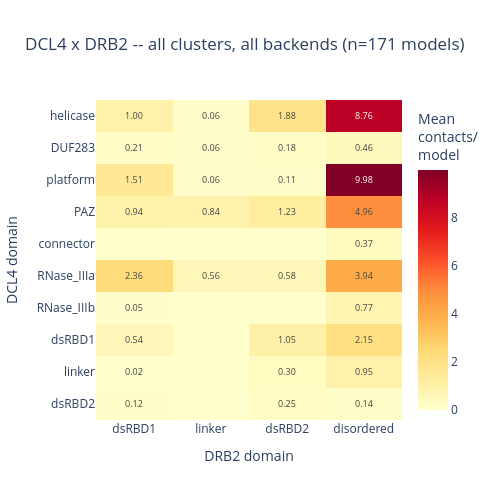
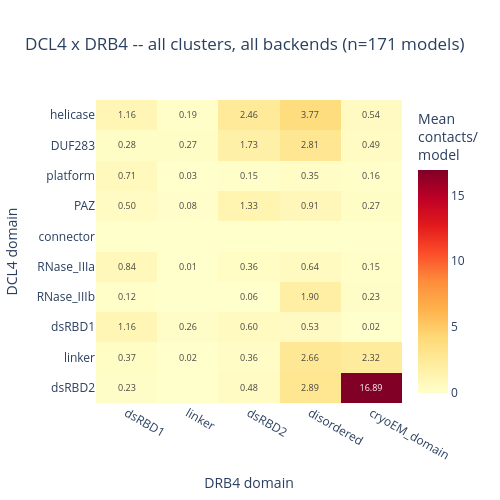
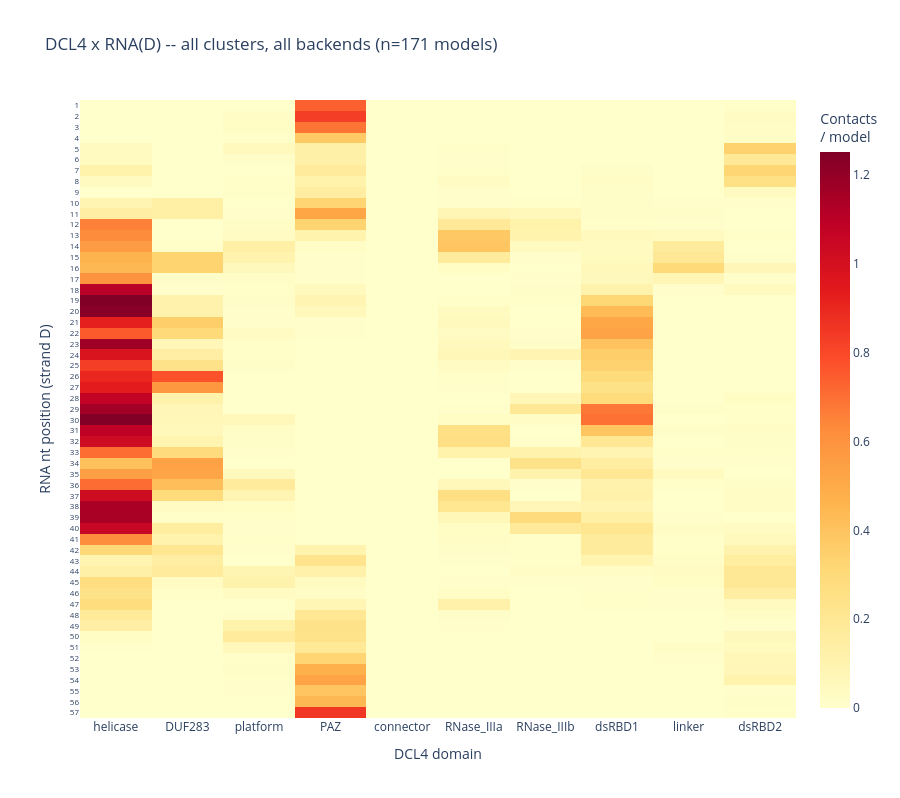
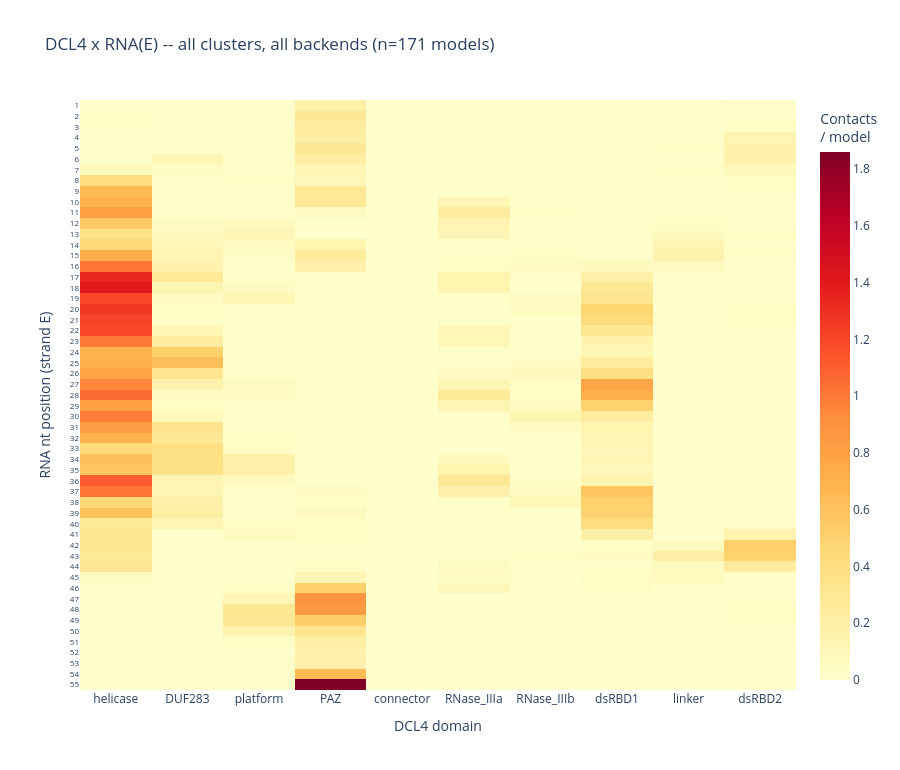

Notebook source saved alongside these figures, in order:
### Markdown cell above
## One heatmap per couple (all clusters, all backends pooled)

### Code cell
n_models_total = df.groupby(["cluster", "fname"]).ngroups
ct_all = {}
for c in COUPLES:
    ct_all[c] = couple_heatmap(
        df, c, n_models_total,
        f"DCL4 x {LIGAND_CHAIN_NAMES[c]} -- all clusters, all backends (n={n_models_total} models)",
        f"dcl4_{LIGAND_CHAIN_NAMES[c].lower()}_heatmap_pooled.html",
    )

### Figure 1 — Plotly figure (JSON) as saved in the notebook; plotly's stock layout.template omitted (floating-point values rounded to 4 significant figures)
{"data": [{"colorbar": {"title": {"text": "Mean<br>contacts/<br>model"}}, "colorscale": [[0.0, "rgb(255,255,204)"], [0.125, "rgb(255,237,160)"], [0.25, "rgb(254,217,118)"], [0.375, "rgb(254,178,76)"], [0.5, "rgb(253,141,60)"], [0.625, "rgb(252,78,42)"], [0.75, "rgb(227,26,28)"], [0.875, "rgb(189,0,38)"], [1.0, "rgb(128,0,38)"]], "hovertemplate": "DCL4 domain: %{y}<br>DRB2 domain: %{x}<br>%{z:.3f} contacts/model<extra></extra>", "text": [["1.00", "0.06", "1.88", "8.76"], ["0.21", "0.06", "0.18", "0.46"], ["1.51", "0.06", "0.11", "9.98"], ["0.94", "0.84", "1.23", "4.96"], ["", "", "", "0.37"], ["2.36", "0.56", "0.58", "3.94"], ["0.05", "", "", "0.77"], ["0.54", "", "1.05", "2.15"], ["0.02", "", "0.30", "0.95"], ["0.12", "", "0.25", "0.14"]], "textfont": {"size": 9}, "texttemplate": "%{text}", "type": "heatmap", "x": ["dsRBD1", "linker", "dsRBD2", "disordered"], "y": ["helicase", "DUF283", "platform", "PAZ", "connector", "RNase_IIIa", "RNase_IIIb", "dsRBD1", "linker", "dsRBD2"], "z": [[1.0, 0.05848, 1.877, 8.76], [0.2105, 0.05848, 0.1754, 0.462], [1.509, 0.05848, 0.1111, 9.982], [0.9357, 0.8421, 1.234, 4.965], [0.0, 0.0, 0.0, 0.3743], [2.357, 0.5614, 0.5848, 3.942], [0.05263, 0.0, 0.0, 0.7661], [0.538, 0.0, 1.047, 2.146], [0.02339, 0.0, 0.3041, 0.9474], [0.1228, 0.0, 0.2515, 0.1404]]}], "layout": {"height": 500, "title": {"text": "DCL4 x DRB2 -- all clusters, all backends (n=171 models)"}, "width": 500, "xaxis": {"title": {"text": "DRB2 domain"}}, "yaxis": {"autorange": "reversed", "title": {"text": "DCL4 domain"}}}}

### Figure 2 — Plotly figure (JSON) as saved in the notebook; plotly's stock layout.template omitted (floating-point values rounded to 4 significant figures)
{"data": [{"colorbar": {"title": {"text": "Mean<br>contacts/<br>model"}}, "colorscale": [[0.0, "rgb(255,255,204)"], [0.125, "rgb(255,237,160)"], [0.25, "rgb(254,217,118)"], [0.375, "rgb(254,178,76)"], [0.5, "rgb(253,141,60)"], [0.625, "rgb(252,78,42)"], [0.75, "rgb(227,26,28)"], [0.875, "rgb(189,0,38)"], [1.0, "rgb(128,0,38)"]], "hovertemplate": "DCL4 domain: %{y}<br>DRB4 domain: %{x}<br>%{z:.3f} contacts/model<extra></extra>", "text": [["1.16", "0.19", "2.46", "3.77", "0.54"], ["0.28", "0.27", "1.73", "2.81", "0.49"], ["0.71", "0.03", "0.15", "0.35", "0.16"], ["0.50", "0.08", "1.33", "0.91", "0.27"], ["", "", "", "", ""], ["0.84", "0.01", "0.36", "0.64", "0.15"], ["0.12", "", "0.06", "1.90", "0.23"], ["1.16", "0.26", "0.60", "0.53", "0.02"], ["0.37", "0.02", "0.36", "2.66", "2.32"], ["0.23", "", "0.48", "2.89", "16.89"]], "textfont": {"size": 9}, "texttemplate": "%{text}", "type": "heatmap", "x": ["dsRBD1", "linker", "dsRBD2", "disordered", "cryoEM_domain"], "y": ["helicase", "DUF283", "platform", "PAZ", "connector", "RNase_IIIa", "RNase_IIIb", "dsRBD1", "linker", "dsRBD2"], "z": [[1.158, 0.193, 2.456, 3.766, 0.538], [0.2807, 0.2749, 1.731, 2.807, 0.4912], [0.7135, 0.02924, 0.1462, 0.345, 0.1637], [0.5029, 0.07602, 1.333, 0.9064, 0.269], [0.0, 0.0, 0.0, 0.0, 0.0], [0.8421, 0.005848, 0.3626, 0.6433, 0.152], [0.1228, 0.0, 0.05848, 1.901, 0.2339], [1.158, 0.2632, 0.5965, 0.5322, 0.01754], [0.3684, 0.01754, 0.3567, 2.661, 2.322], [0.2281, 0.0, 0.4795, 2.895, 16.89]]}], "layout": {"height": 500, "title": {"text": "DCL4 x DRB4 -- all clusters, all backends (n=171 models)"}, "width": 500, "xaxis": {"title": {"text": "DRB4 domain"}}, "yaxis": {"autorange": "reversed", "title": {"text": "DCL4 domain"}}}}

### Figure 3 — Plotly figure (JSON) as saved in the notebook; plotly's stock layout.template omitted (floating-point values rounded to 4 significant figures; data arrays with more than 128 entries replaced by an {"elided": "..."} marker saying what was removed)
{"data": [{"colorbar": {"title": {"text": "Contacts<br>/ model"}}, "colorscale": [[0.0, "rgb(255,255,204)"], [0.125, "rgb(255,237,160)"], [0.25, "rgb(254,217,118)"], [0.375, "rgb(254,178,76)"], [0.5, "rgb(253,141,60)"], [0.625, "rgb(252,78,42)"], [0.75, "rgb(227,26,28)"], [0.875, "rgb(189,0,38)"], [1.0, "rgb(128,0,38)"]], "hovertemplate": "DCL4 domain: %{x}<br>RNA nt (strand D): %{y}<br>%{z:.3f} contacts/model<extra></extra>", "type": "heatmap", "x": ["helicase", "DUF283", "platform", "PAZ", "connector", "RNase_IIIa", "RNase_IIIb", "dsRBD1", "linker", "dsRBD2"], "y": ["1", "2", "3", "4", "5", "6", "7", "8", "9", "10", "11", "12", "13", "14", "15", "16", "17", "18", "19", "20", "21", "22", "23", "24", "25", "26", "27", "28", "29", "30", "31", "32", "33", "34", "35", "36", "37", "38", "39", "40", "41", "42", "43", "44", "45", "46", "47", "48", "49", "50", "51", "52", "53", "54", "55", "56", "57"], "z": {"elided": "57x10 float values"}}], "layout": {"height": 798, "title": {"text": "DCL4 x RNA(D) -- all clusters, all backends (n=171 models)"}, "width": 900, "xaxis": {"title": {"text": "DCL4 domain"}}, "yaxis": {"autorange": "reversed", "tickfont": {"size": 8}, "title": {"text": "RNA nt position (strand D)"}}}}

### Figure 4 — Plotly figure (JSON) as saved in the notebook; plotly's stock layout.template omitted (floating-point values rounded to 4 significant figures; data arrays with more than 128 entries replaced by an {"elided": "..."} marker saying what was removed)
{"data": [{"colorbar": {"title": {"text": "Contacts<br>/ model"}}, "colorscale": [[0.0, "rgb(255,255,204)"], [0.125, "rgb(255,237,160)"], [0.25, "rgb(254,217,118)"], [0.375, "rgb(254,178,76)"], [0.5, "rgb(253,141,60)"], [0.625, "rgb(252,78,42)"], [0.75, "rgb(227,26,28)"], [0.875, "rgb(189,0,38)"], [1.0, "rgb(128,0,38)"]], "hovertemplate": "DCL4 domain: %{x}<br>RNA nt (strand E): %{y}<br>%{z:.3f} contacts/model<extra></extra>", "type": "heatmap", "x": ["helicase", "DUF283", "platform", "PAZ", "connector", "RNase_IIIa", "RNase_IIIb", "dsRBD1", "linker", "dsRBD2"], "y": ["1", "2", "3", "4", "5", "6", "7", "8", "9", "10", "11", "12", "13", "14", "15", "16", "17", "18", "19", "20", "21", "22", "23", "24", "25", "26", "27", "28", "29", "30", "31", "32", "33", "34", "35", "36", "37", "38", "39", "40", "41", "42", "43", "44", "45", "46", "47", "48", "49", "50", "51", "52", "53", "54", "55"], "z": {"elided": "55x10 float values"}}], "layout": {"height": 770, "title": {"text": "DCL4 x RNA(E) -- all clusters, all backends (n=171 models)"}, "width": 900, "xaxis": {"title": {"text": "DCL4 domain"}}, "yaxis": {"autorange": "reversed", "tickfont": {"size": 8}, "title": {"text": "RNA nt position (strand E)"}}}}
